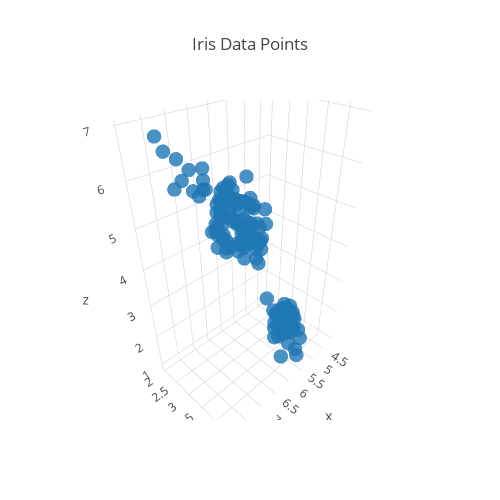

Notebook code for this chart:
### Code cell
# https://ipyvolume.readthedocs.io/en/latest/

import plotly
import plotly.plotly as py
import plotly.graph_objs as go

import pandas as pd
from sklearn import datasets

# https://plot.ly/python/3d-scatter-plots/

plotly.offline.init_notebook_mode(connected=True)

# Read data from a csv
iris_data = datasets.load_iris()
df = pd.DataFrame(iris_data['data'], columns=iris_data['feature_names'])

trace = go.Scatter3d(
    x = df['sepal length (cm)'].values,
    y = df['sepal width (cm)'].values,
    z = df['petal length (cm)'].values,
    mode = "markers",
    marker=dict(
        size=5,
        opacity=0.8
    )    
)

layout = go.Layout(
    title='Iris Data Points',
    autosize=False,
    width=500,
    height=500
)

plotly.offline.iplot({
    "data": [trace],
    "layout": layout
})

### Figure 1 — Plotly figure (JSON) as saved in the notebook; plotly's stock layout.template omitted (floating-point values rounded to 4 significant figures; data arrays with more than 128 entries replaced by an {"elided": "..."} marker saying what was removed)
{"data": [{"marker": {"opacity": 0.8, "size": 5}, "mode": "markers", "type": "scatter3d", "uid": "99adefa8-1135-41a4-a623-54cd11fb40f6", "x": {"elided": "150 float values"}, "y": {"elided": "150 float values"}, "z": {"elided": "150 float values"}}], "layout": {"autosize": false, "height": 500, "title": "Iris Data Points", "width": 500}}
